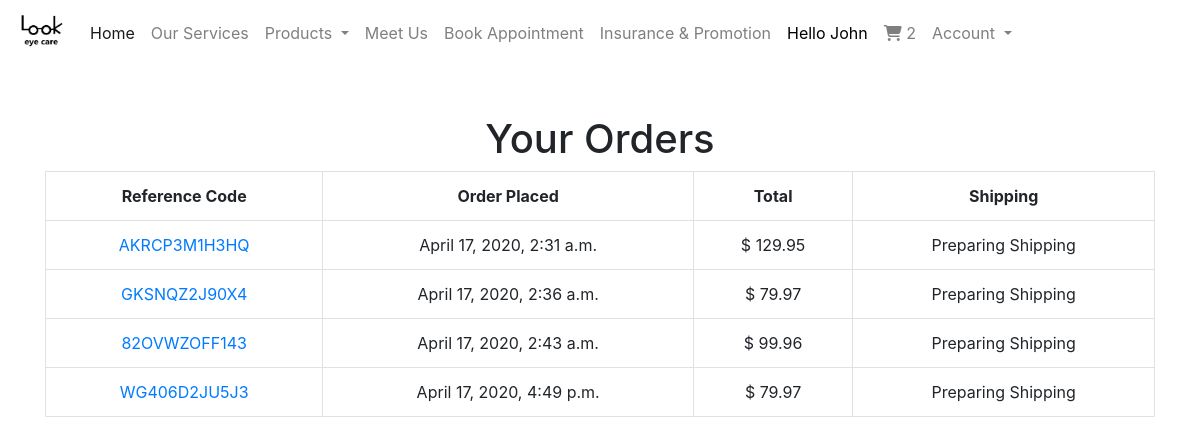
/orders/ (signed in), run on the app's committed database.
### controller/models.py (models this page shows, shortened)
class User(AbstractUser):
    pass

class Cart(models.Model):
    user = models.ForeignKey(settings.AUTH_USER_MODEL, related_name='cart', on_delete=models.CASCADE)
    items = models.ManyToManyField(CartItem)
    ref_code = models.CharField(max_length=22)

class Order(models.Model):
    user = models.ForeignKey(settings.AUTH_USER_MODEL, related_name='order', on_delete=models.CASCADE)
    is_shipped = models.BooleanField(default=False)
    ref_code = models.CharField(max_length=22, unique=True)
    create_time = models.DateTimeField(auto_now_add=True)
    items = models.ManyToManyField(OrderItem)
    slug = AutoSlugField(populate_from='ref_code', always_update=True)
    def get_total(self):
        return self.items.all().aggregate(order_total=Sum('product__price'))['order_total']

### controller/views.py (the view)
# urls.py: path('orders/', OrderListView.as_view(), name='order_list'),
class OrderListView(ListView):
    model = Order
    context_object_name = 'orders'
    template_name = 'orders_list.html'
    def get_queryset(self):
        return Order.objects.filter(user=self.request.user)

### controller/templatetags/cart_template_tags.py (called while the page is built)
@register.filter
def cart_item_count(user):
    if user.is_authenticated:
        qs = Cart.objects.filter(user=user)
        if qs.exists():
            return qs[0].items.count()
    return 0

### templates/orders_list.html (shortened to what this page needs)
{% extends "base.html" %}
{% load humanize %}
{% block content %}
  <h1 class="text-center">Your Orders</h1>
  <table class="table table-hover table-bordered text-center">
    <tr class="text-center">
      <th>Reference Code</th>
      <th>Order Placed</th>
      <th>Total</th>
      <th>Shipping</th>
    </tr>
    {% for order in orders %}
      <tr>
        <td><a href="{% url 'controller:order_detail' order.slug %}">{{ order.ref_code }}</a></td>
        <td>{{ order.create_time }}</td>
        <td>$ {{ order.get_total|intcomma|floatformat:-2 }}</td>
        {% if order.is_shipped %}
          <td>Tracking link here</td>
        {% else %}
          <td>Preparing Shipping</td>
        {% endif %}
      </tr>
    {% empty %}
      <tr>
        <td colspan="4">
          There is nothing in your order history
        </td>
      </tr>
    {% endfor %}
  </table>
{% endblock content %}

### templates/navbar.html (shortened to what this page needs)
{% load static %}
{% load cart_template_tags %}
<div class="fixed-top">
  <nav class="navbar navbar-expand-lg navbar-light bg-white">
    <img class="navbar-brand" src="{% static 'logo.jpg' %}" , height="50px" , width="50px">
    <div class="collapse navbar-collapse" id="navbarSupportedContent">
      <ul class="navbar-nav mr-auto">
        <li class="nav-item active">
          <a class="nav-link" href="{% url 'controller:home' %}">Home<span class="sr-only">(current)</span></a>
        </li>
        <li class="nav-item">
          <a class="nav-link" href="#">Our Services</a>
        </li>
        <li class="nav-item dropdown">
          <a class="nav-link dropdown-toggle" href="#" id="navbarDropdown" role="button" data-toggle="dropdown"
             aria-haspopup="true" aria-expanded="false">
            Products
          </a>
        </li>
        <li class="nav-item">
          <a class="nav-link" href="#">Meet Us</a>
        </li>
        <li class="nav-item">
          <a class="nav-link" href="#">Book Appointment</a>
        </li>
        <li class="nav-item">
          <a class="nav-link" href="#">Insurance & Promotion</a>
        </li>
        {% if request.user.is_authenticated %}
          <li class="nav-item mr-auto">
            {% if request.user.first_name != '' %}
              <a class="nav-link" style="color: black">Hello {{ request.user.first_name|title }}</a>
            {% else %}
              <a class="nav-link" style="color: black">Hello {{ request.user.username }}</a>
            {% endif %}
          </li>
          <li class="nav-item mr-auto">
            <a class="nav-link" href="{% url 'controller:cart' %}">
              <i class="fas fa-shopping-cart"></i>
              {{ request.user|cart_item_count }}
            </a>
          </li>
          <li class="nav-item dropdown">
            <a class="nav-link dropdown-toggle" href="#" id="navbarDropdown" role="button" data-toggle="dropdown"
               aria-haspopup="true" aria-expanded="false">
              Account
            </a>
          </li>
        {% endif %}
      </ul>
    </div>
  </nav>
</div>

### data on the page
User: user.username "John", user|cart_item_count "2"
Order: ref_code "AKRCP3M1H3HQ", create_time "April 17, 2020, 2:31 a.m.", get_total "129.95", is_shipped "Preparing Shipping"
Order: ref_code "GKSNQZ2J90X4", create_time "April 17, 2020, 2:36 a.m.", get_total "79.97", is_shipped "Preparing Shipping"
Order: ref_code "82OVWZOFF143", create_time "April 17, 2020, 2:43 a.m.", get_total "99.96", is_shipped "Preparing Shipping"
Order: ref_code "WG406D2JU5J3", create_time "April 17, 2020, 4:49 p.m.", get_total "79.97", is_shipped "Preparing Shipping"
